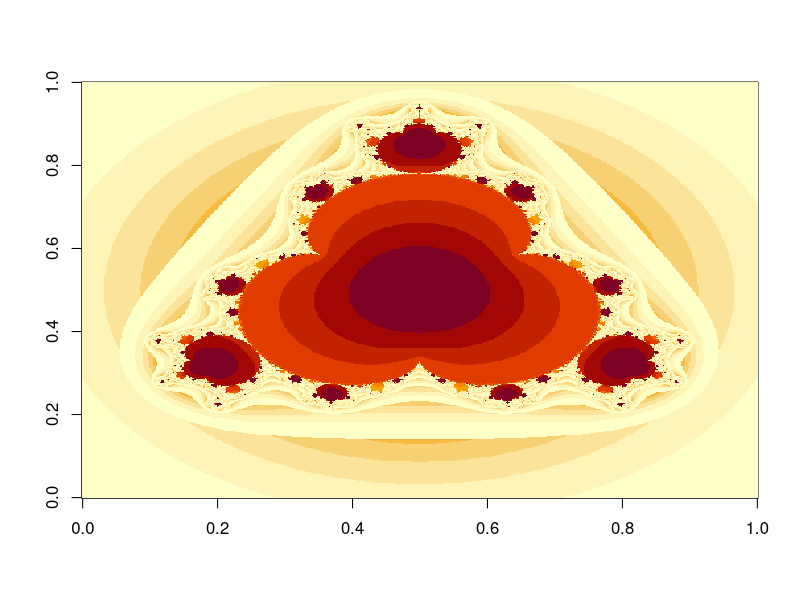

Source code (R):
# Author: Jesper Tveit 
# date: 16.11.2016
#
# The following code plots an m by m visualization of the recursion relation 
# Z[n+1] = P + Z[n]^4, for P in the interval [-w/2,w/2]x[-i*w/2,i*w/2]
#
# O(m^2 x n) computations - give it a few seconds to finish ;)
#

w <- 2.8  # interval size
m <- 512  # image resolution 
n <- 250  # recursive steps

# series data
Za <- matrix(0,m,m)
Zb <- matrix(0,m,m)

# positions in the complex plane
Pa <- matrix((1/2 - c(1:m)/m)*w,m,m,TRUE)
Pb <- matrix((1/2 - c(1:m)/m)*w,m,m,FALSE)

# divergence 
divrg <- matrix(FALSE,m,m)

for(i in 1:150)
{
  Za1 <- Za*Za - Zb*Zb
  Zb1 <- 2*Za*Zb
  Za2 <- Pa + Za1*Za1 - Zb1*Zb1
  Zb2 <- Pb + 2*Za1*Zb1
  divrg <- Za2*Za2 + Zb2*Zb2 > 4
  Za <- ifelse(divrg, Za, Za2)
  Zb <- ifelse(divrg, Zb, Zb2)
}

image(exp(-Za*Za-Zb*Zb))
